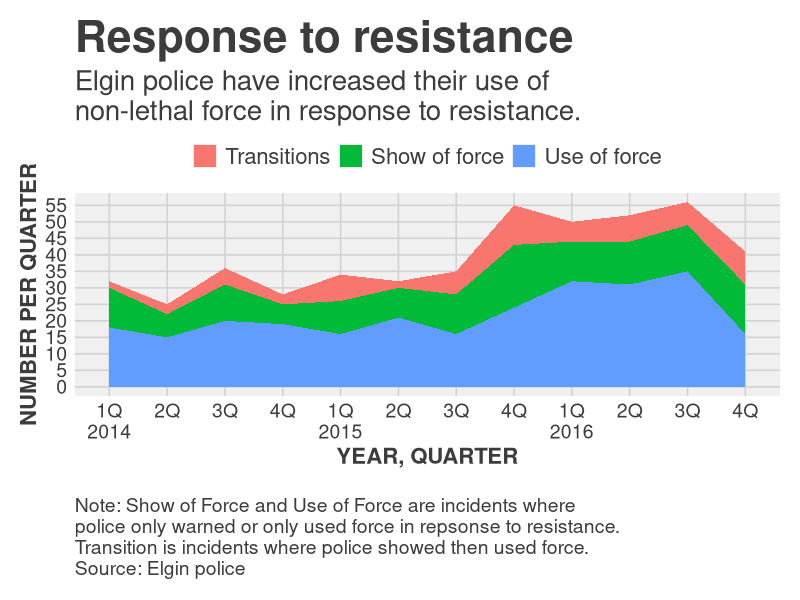

Recreate this plot in R.
# Let's load our new dataframe

library(readr)
df <- read_csv("dfsubset.csv")

# load in ggplot and themes
library(ggplot2)
library(ggthemes)


# line chart

# First, let's change the levels of force
# to make them more readable.
df$set <- factor(df$set, levels = c("Transitions","SOF_only","UOF_only"),
                   labels = c("Transitions","Show of force","Use of force" ))


#----Set up plot for print and online --------

# widths for pdf and png files are set up so that
# text elements work for print and online. 
# Generally, the pdf will = a 2-column graphic
# that in a pinch could be used in the paper without
# any work on my part as long as it printed in color,
# and the png will be readable on mobile.

# As for height, adjust that as necessary. Look at the
# files you create and see if they need room!

# While working out your plot, leave these items commented out
# so you can see a preview of your graphic in the plots pane
# when you're satisfied with it, then uncomment to save out
# files. Note you can't create pdfs and pngs at the same time
# you'll have to uncomment one and comment out the other.

#dev.cur()
#pdf(file="ggplotArea.pdf", width = 7, height = 6) 
#png(filename = "ggplotArea.png",width = 600, height = 500, units = "px")
#-----Insert plot here -------------

# area chart
pArea <- ggplot(df) +
  aes(Year_Quarter, 
      value, 
      group = set, 
      fill = set) +
  geom_area(stat="identity") + 
  theme_fivethirtyeight()

# Let's customize the x scale
# Remember \n = a line break
pArea <- pArea + scale_x_discrete(
  labels=c("1Q\n2014","2Q","3Q","4Q","1Q\n2015","2Q","3Q","4Q","1Q\n2016","2Q","3Q","4Q")
)

# Let's also customize the y scale
# we set the min and max, then where breaks should be
pArea <- pArea + 
  scale_y_continuous(breaks=c(seq(0,60,5)) )

# add all the titles.
pArea <- pArea + labs(
  title="Response to resistance", # your headline
  subtitle="Elgin police have increased their use of\nnon-lethal force in response to resistance.",
  x="YEAR, QUARTER", 
  y="NUMBER PER QUARTER",
  caption="\nNote: Show of Force and Use of Force are incidents where \npolice only warned or only used force in repsonse to resistance. \nTransition is incidents where police showed then used force. \nSource: Elgin police")

# This puts the legend horizontally across the top
# you can leave this alone 
pArea <- pArea + 
  theme(legend.position="top", 
        legend.direction="horizontal",
        legend.title = element_blank())

# Here's where we adapt the theme we're using to work for us
# Can ignore
pArea <- pArea + theme(
  plot.background = element_rect(fill = "white"),
  legend.background = element_rect(fill = "white"),
  plot.title = element_text(size = 32),
  plot.subtitle = element_text(size = 20),
  legend.text=element_text(size=16),
  axis.title=element_text(size=16, face="bold"),
  axis.text=element_text(size=14),
  plot.caption=element_text(size=14, hjust=0)
)

pArea


#----- End plot --------------
# Uncomment the line below when saving pdfs or pngs
#dev.off() 

